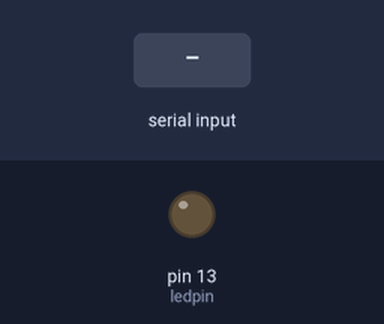
Recording of a sketch running on a simulated Arduino Uno, built with avr-gcc and run on an emulated ATmega328P. Shown: output pins drawn as LEDs (lit = HIGH). The test bench sets the inputs (shaded band). What the sketch prints to the serial monitor is not drawn.

Above: at 1.2 s.
1.3 s: "A" received over Serial
At 1.7 s:
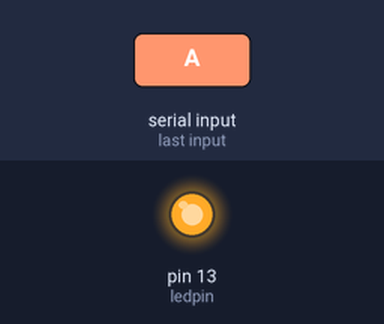
Timing chart, 0 to 4.3 s (numbered marks = the images above; inputs shaded):
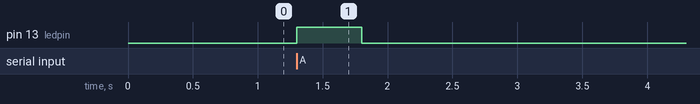

The sketch:

Project_1_Hello_World.ino
```cpp
int val;//define variable val
int ledpin=13;// define digital interface 13
void setup()
{
  Serial.begin(9600);// set the baud rate at 9600 to match the software set up. When connected to a specific device, (e.g. bluetooth), the baud rate needs to be the same with it.
  pinMode(ledpin,OUTPUT);// initialize digital pin 13 as output. When using I/O ports on an Arduino, this kind of set up is always needed.
}
void loop()
{
  val=Serial.read();// read the instruction or character from PC to Arduino, and assign them to Val.
  if(val=='A')// determine if the instruction or character received is “R”.
  {  // if it’s “A”,
    digitalWrite(ledpin,HIGH);// set the LED on digital pin 13 on.
    delay(500);
    digitalWrite(ledpin,LOW);// set the LED on digital pin 13 off.    delay(500);
    Serial.println("Hello World!");// display“Hello World！”string.
  }
}
```

Measured:
- after the input at 1.3 s, pin 13 (ledpin): LOW → HIGH at once, → LOW 0.50 s later
